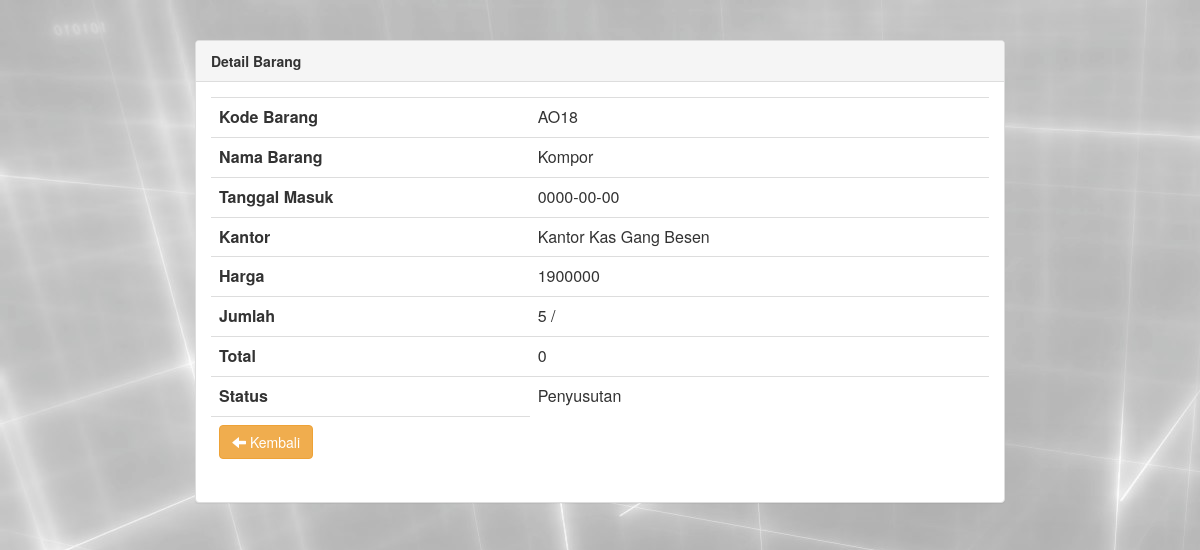
/admin/view_barang.php?id_brg=4, run on an earlier commit of the app's database.
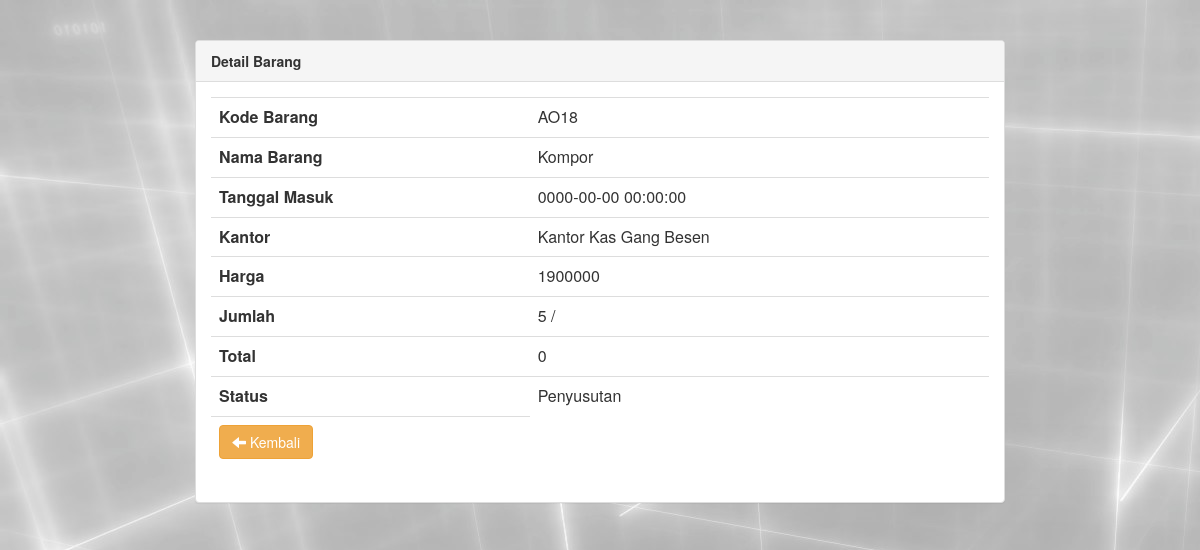
And on a later commit of the database.
### tables this page shows
CREATE TABLE `barang` (
  `id_brg` int(5) NOT NULL,
  `kode_brg` varchar(5) NOT NULL,
  `tgl_msk` timestamp NOT NULL DEFAULT CURRENT_TIMESTAMP,
  `nm_brg` varchar(50) NOT NULL,
  `nm_kantor` varchar(100) NOT NULL,
  `jml_brg` int(100) NOT NULL,
  `sat_brg` varchar(100) NOT NULL,
  `tot_hrg` int(100) NOT NULL,
  `hrg_brg` int(10) NOT NULL,
  `status_brg` varchar(10) NOT NULL
);

### admin/view_barang.php (the view, shortened to what this page needs)
<?php
		if(!isset($_GET["id_brg"]))
		{
			 header("location:index_data.php");
		}
		else {
				include ('koneksi.php');
				$id_brg = $_GET['id_brg'];
				$sql ="Select * from barang where id_brg = '$id_brg'";
				$re = mysqli_query($connect,$sql);
				while($data=mysqli_fetch_array($re))
				{
					$kode_brg		= $data['kode_brg'];
					$tgl_msk		= $data['tgl_msk'];
					$nm_brg 		= $data['nm_brg'];
					$nm_kantor 		= $data['nm_kantor'];
					$hrg_brg		= $data['hrg_brg'];
					$jml_brg 		= $data['jml_brg'];
					$sat_brg		= $data['sat_brg'];
					$tot_hrg 		= $data['tot_hrg'];
					$status_brg		= $data['status_brg'];
				}
	}
			?>
<html>
<head>
	<link rel="stylesheet" type="text/css" href="assets/css/bootstrap.css">
</head>
<body>
<div class="row">
		<div class="container-fuild">
			<div class="row">
				<div class="col-md-8 col-md-offset-2">
					<br>
					<br>
					<div class="panel panel-default">
						<div class="panel-heading">
							<span class="title"><b>Detail Barang</b></span>
						</div>
						<div class="panel-body">
							<table class="table table-stripped" width="100%">
									<tr>
                                            <th>Kode Barang</th>
                                            <td><?php echo $kode_brg; ?> </td>
                                    </tr>
									<tr>
                                            <th>Nama Barang</th>
                                            <td><?php echo $nm_brg; ?> </td>
                                    </tr>
                                    <tr>
                                    		<th>Tanggal Masuk</th>
                                            <td><?php echo $tgl_msk; ?> </td>
                                    </tr>
                                    <tr>
                                    		<th>Kantor</th>
                                            <td><?php echo $nm_kantor; ?> </td>
                                    </tr>
                                    <tr>
                                    		<th>Harga </th>
                                            <td><?php echo $hrg_brg; ?> </td>
                                    </tr>
                                    <tr>
                                    		<th>Jumlah</th>
                                            <td><?php echo $jml_brg; ?> / <?php echo $sat_brg; ?> </td>
                                    </tr>
                                    <tr>
                                    		<th>Total</th>
                                            <td><?php echo $tot_hrg; ?> </td>
                                    </tr>
                                    <tr>
                                    		<th>Status</th>
                                            <td><?php echo $status_brg; ?> </td>
                                    </tr>
                                    <th>
                                    	<a href="#" class="btn btn-warning" onclick="history.back(-1)"><i class="glyphicon glyphicon-arrow-left"></i> Kembali</a>
                                    </th>
								</table>
								</div>
								</div>
								</div>
								</div>
</body>
</html>

What changed in the data, as far as the page shows it:
changed barang "AO18": tgl_msk "0000-00-00" → "0000-00-00 00:00:00"
